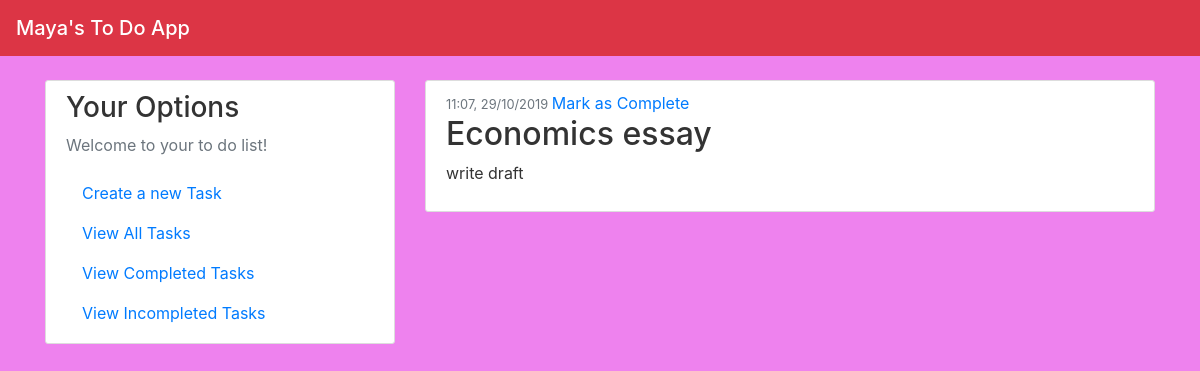
The app's page /view_incomplete with its own data.
### app/models.py (models this page shows, shortened)
class Items(db.Model):
    id = db.Column(db.Integer, primary_key=True)
    title = db.Column(db.String(20), unique=False, nullable=False)
    content = db.Column(db.String(120), unique=True, nullable=False)
    date_posted = db.Column(db.DateTime, nullable=False, default=datetime.now())
    complete = db.Column(db.Boolean, unique=False)

### app/views.py (the view)
@app.route("/view_incomplete")
def view_incomplete():
    posts = Items.query.filter_by(complete=0)
    return render_template('view_all.html', posts=posts)

### app/templates/view_all.html
{% extends "index.html" %}
{% block content %}
    {% for post in posts %}
        <article class="media content-section">
          <div class="media-body">
            <div class="article-metadata">
              {% if post.complete == False %}
                <small class="text-muted">{{ post.date_posted.strftime("%H:%M, %d/%m/%Y") }} </small>
                <a href="{{ url_for('view_completed',id=post.id) }}"> Mark as Complete </a>
              {% elif post.complete == True %}
                <small class="text-muted">{{ post.date_posted.strftime("%H:%M, %d/%m/%Y") }} - Completed! </small>
              {% endif %}
            </div>
            <h2><a class="article-title">{{ post.title }}</a> </h2>
            <p class="article-content">{{ post.content }}</p>
          </div>
        </article>
    {% endfor %}
{% endblock content %}

### app/static/main.css (style rules this page uses)
body { background: #61B2E3; color: #333333; margin-top: 5rem; background-color: rgb(238, 130, 238); }
.content-section { background: #ffffff; padding: 10px 20px; border: 1px solid #dddddd; border-radius: 3px; margin-bottom: 20px; }

### records on screen
Items: date_posted "11:07, 29/10/2019", title "Economics essay", content "write draft"
